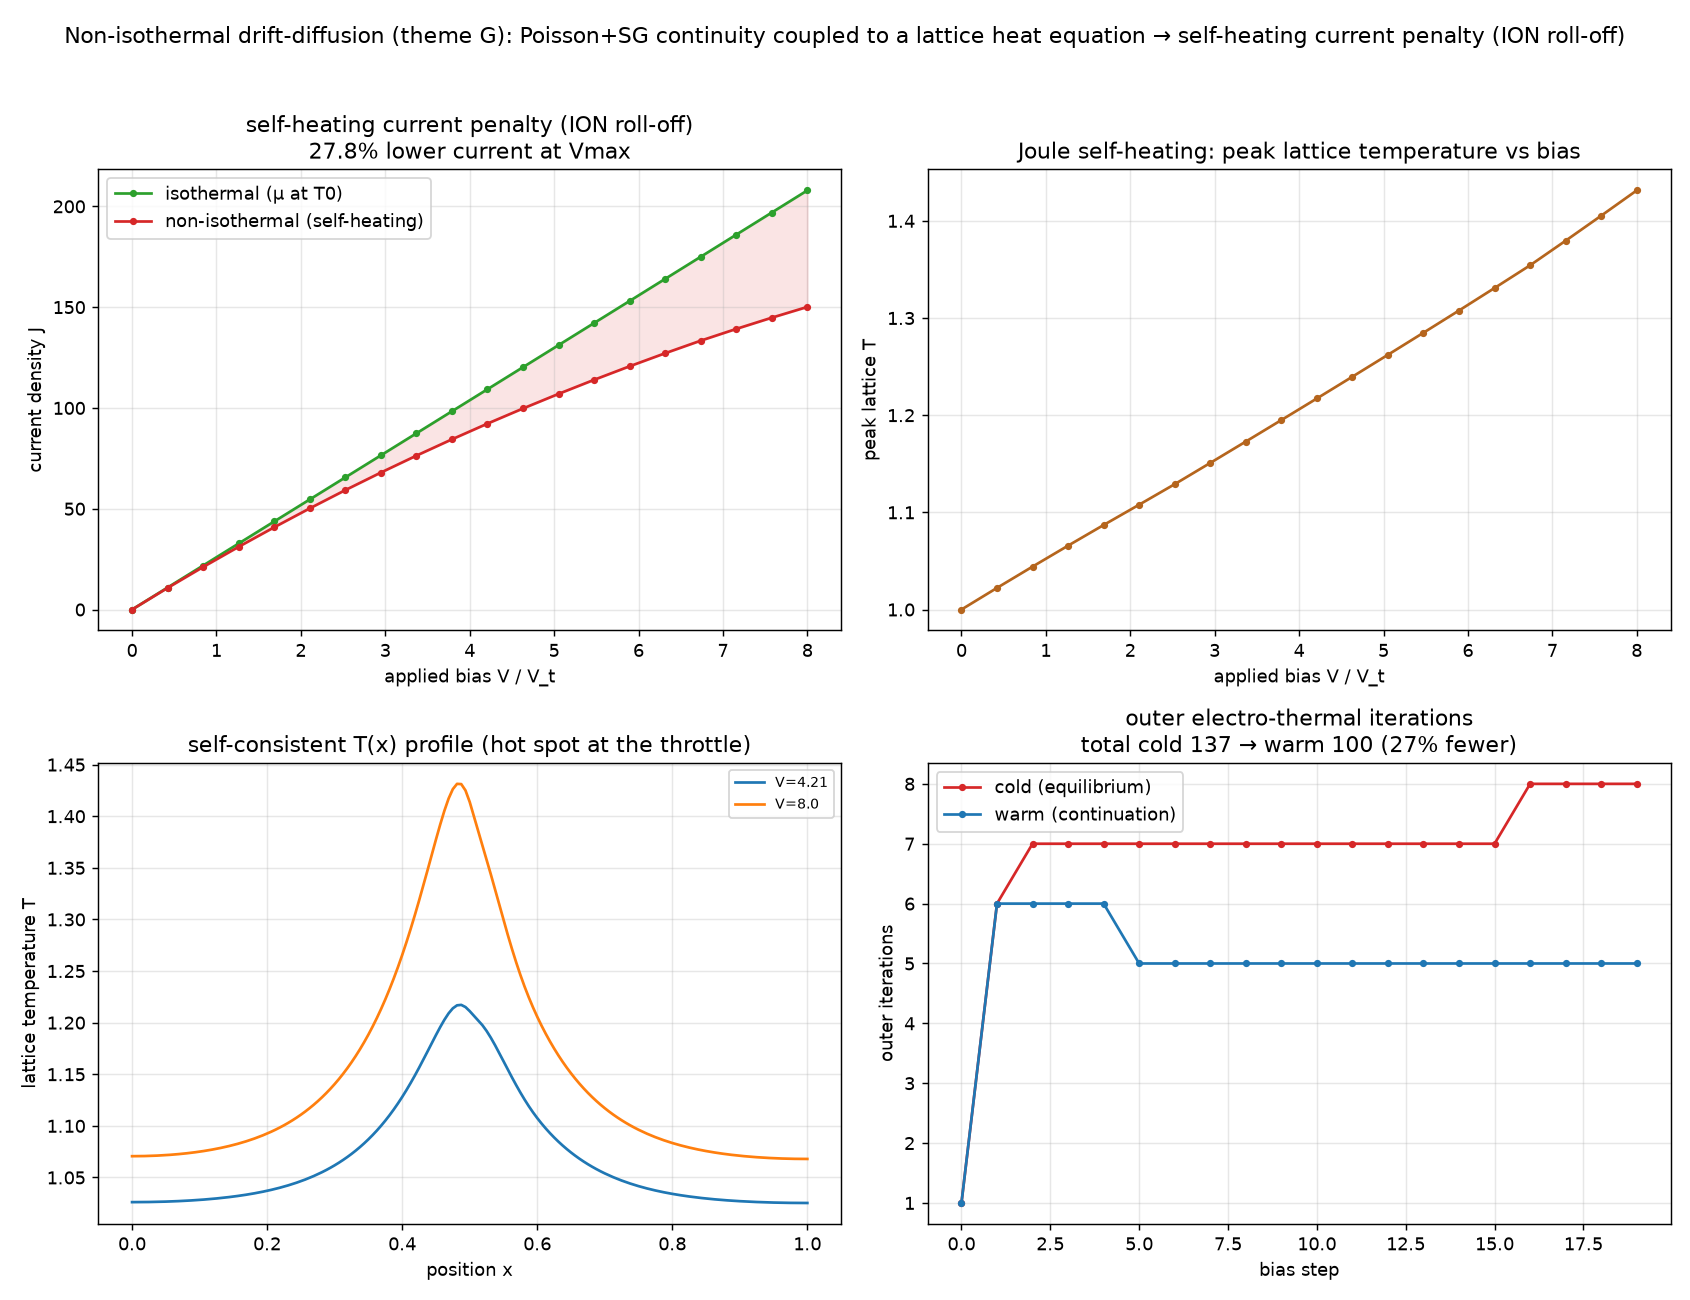

Generate this figure with Python:
"""dd_nonisothermal_1d.py — physics-deepening seed for research theme G: a
1-D NON-ISOTHERMAL drift-diffusion device, i.e. the real self-heating coupling
(Poisson + electron/hole continuity + a lattice heat equation), rather than the
reduced temperature-activated-Ohmic model of ⑯. This is the "grow the physics"
step flagged in RESEARCH_THEMES theme G and LITREVIEW_G_electrothermal.md §4.

Coupling (scaled, steady):
  * Electrical (van Roosbroeck): nonlinear Poisson for psi + Scharfetter-Gummel
    continuity for n and p, solved by a Gummel map (reuses the validated scheme of
    dd_full_1d.py). Reverse-biased n-i-n-like resistor so a real current flows and
    dissipates power.
  * Thermal: a lattice heat equation  -kappa T'' + h (T - T0) = Q(x),  with the
    Joule/recombination power density  Q = J . E  (E = -dpsi/dx the electric field),
    weak-form P1 FE, distributed substrate sink h, insulated ends.
  * Feedback: phonon-limited mobility  mu(T) = mu0 (T/T0)^(-alpha)  (alpha~1.5), so
    heating LOWERS mobility, RAISES resistance, and DEGRADES the current — the
    hallmark self-heating signature (ION roll-off) that a reduced or isothermal model
    misses. mu enters the SG edge currents per-edge (local T).

Self-consistency is an OUTER electro-thermal loop: solve DD at the current T(x) ->
power density -> solve heat -> update T -> repeat. Idea C: a bias continuation
warm-start (ramp the applied bias, reuse the previous psi/n/p/T) cuts outer
iterations; FEM/DD keeps accuracy.

What it shows:
  * a self-consistent lattice-temperature profile driven by Joule heating,
  * the SELF-HEATING current penalty: I(non-isothermal) < I(isothermal) at the same
    bias, growing with bias (ION degradation),
  * bias-continuation warm-start reducing outer electro-thermal iterations.

Honest scope: 1-D, scaled units, drift-diffusion (no hydrodynamic/energy-transport
or ballistic correction), constant thermal properties, mobility the only explicit
T-channel (band-gap narrowing etc. omitted). A seed for the 2-D non-isothermal DD.
No ML (pure physics/numerics).

Run:  python3 dd_nonisothermal_1d.py       (writes dd_nonisothermal_1d.png)
      python3 dd_nonisothermal_1d.py --help
"""
from __future__ import annotations

import argparse

import numpy as np
import scipy.sparse as sp
import scipy.sparse.linalg as spla

SEED = 20260725
LAMBDA2 = 2e-4          # scaled Debye length squared
C0 = 40.0               # scaled net doping magnitude
TAU = 1.0               # SRH lifetime (scaled)
XD, WD = 0.5, 0.05      # centre of a lightly-doped throttle region, width
# thermal / feedback
KAPPA = 5e-3            # lattice heat conduction (scaled)
HSINK = 0.5             # distributed substrate sink
T0 = 1.0                # ambient (scaled)
ALPHA = 1.5             # phonon-limited mobility exponent  mu ~ T^-alpha
BETA_Q = 5e-5           # Joule-power -> temperature coupling (scaled)
OMEGA = 0.6             # under-relaxation of the outer temperature update (stability)


def bern(x):
    x = np.asarray(x, dtype=float)
    out = np.ones_like(x)
    big = np.abs(x) > 1e-10
    out[big] = x[big] / np.expm1(x[big])
    return out


def doping(x):
    # n-i-n-like: high n doping at the contacts, a lightly-doped throttle in the
    # middle so a finite resistance dissipates power under bias (unipolar electrons).
    return C0 * (1.0 - 0.97 * np.exp(-((x - XD) / WD) ** 2))


def equilibrium(x):
    C = doping(x)
    psi = np.arcsinh(C / 2.0)
    return psi, np.exp(psi), np.exp(-psi)


def laplacian(N, h):
    e = np.ones(N)
    return sp.diags([e[1:], -2 * e, e[1:]], [-1, 0, 1], (N, N)) / h ** 2


def fe_heat_operator(N, h):
    """P1 stiffness K and lumped mass ml for -kappa T'' + h(T-T0) = Q (insulated ends)."""
    main = np.full(N, 2.0 / h); main[0] = main[-1] = 1.0 / h
    off = np.full(N - 1, -1.0 / h)
    K = sp.diags([off, main, off], [-1, 0, 1]).tocsc()
    ml = np.full(N, h); ml[0] = ml[-1] = h / 2
    return K, ml


def mobility(T):
    return (T / T0) ** (-ALPHA)                       # mu0 = 1 at T0


def gummel(V, x, h, psi0, n0, p0, muE, tol=1e-6, max_outer=200):
    """Gummel map with a per-edge mobility muE (length N-1) from the local lattice
    temperature. Returns (psi,n,p, outer_iters, field E, current density J(x))."""
    N = len(x)
    C = doping(x)
    L = laplacian(N, h)
    interior = np.arange(1, N - 1)
    psi_eq, n_eq, p_eq = equilibrium(x)
    psi = psi0.copy(); n = n0.copy(); p = p0.copy()
    psi[0] = psi_eq[0] + V; psi[-1] = psi_eq[-1]
    n[0] = n_eq[0]; n[-1] = n_eq[-1]; p[0] = p_eq[0]; p[-1] = p_eq[-1]

    def sg_matrix(psi, sign):
        """Vectorized tridiagonal Scharfetter-Gummel operator (mobility per edge)."""
        dpl = psi[1:] - psi[:-1]                      # (N-1,) edge potential drops
        Bp = bern(dpl) * muE; Bm = bern(-dpl) * muE   # mobility scales the edge current
        main = np.zeros(N); sup = np.zeros(N - 1); sub = np.zeros(N - 1)
        if sign > 0:                                  # electrons
            sup[:] = Bp / h                           # A[i, i+1]
            sub[:] = Bm / h                           # A[i+1, i]
            main[1:N - 1] = -(Bm[1:] + Bp[:-1]) / h   # A[i, i]
        else:                                         # holes
            sup[:] = -Bm / h
            sub[:] = Bp / h
            main[1:N - 1] = (Bp[1:] + Bm[:-1]) / h
        return sp.diags([sub, main, sup], [-1, 0, 1], (N, N)).tocsr()

    outer = 0
    for outer in range(1, max_outer + 1):
        psi_k = psi.copy(); nk = n.copy(); pk = p.copy()
        for _ in range(30):
            nn = nk * np.exp(psi - psi_k)
            pp = pk * np.exp(-(psi - psi_k))
            F = -LAMBDA2 * (L @ psi) - (pp - nn + C)
            Jm = (-LAMBDA2 * L + sp.diags(nn + pp)).tocsr()
            d = np.zeros(N)
            d[interior] = spla.spsolve(Jm[interior][:, interior].tocsc(), -F[interior])
            psi = psi + d
            if np.max(np.abs(d[interior])) < 1e-10:
                break
        n = nk * np.exp(psi - psi_k); p = pk * np.exp(-(psi - psi_k))
        n[0] = n_eq[0]; n[-1] = n_eq[-1]; p[0] = p_eq[0]; p[-1] = p_eq[-1]

        R = (n * p - 1.0) / (TAU * (n + p + 2.0))
        An = sg_matrix(psi, +1); Ap = sg_matrix(psi, -1)
        bn = h * R.copy(); bp = h * R.copy()
        n_new = n.copy(); p_new = p.copy()
        bn[interior] -= An[interior][:, [0, -1]] @ np.array([n_eq[0], n_eq[-1]])
        bp[interior] -= Ap[interior][:, [0, -1]] @ np.array([p_eq[0], p_eq[-1]])
        n_new[interior] = spla.spsolve(An[interior][:, interior].tocsc(), bn[interior])
        p_new[interior] = spla.spsolve(Ap[interior][:, interior].tocsc(), bp[interior])
        n_new = np.clip(n_new, 1e-30, None); p_new = np.clip(p_new, 1e-30, None)

        dmax = np.max(np.abs(psi - psi_k))
        n, p = n_new, p_new
        if dmax < tol:
            break

    dpl = psi[1:] - psi[:-1]
    Jn = (bern(dpl) * n[1:] - bern(-dpl) * n[:-1]) / h * muE
    Jp = (bern(-dpl) * p[1:] - bern(dpl) * p[:-1]) / h * muE
    Jedge = Jn + Jp                                   # (N-1,) edge current density
    E_edge = -(psi[1:] - psi[:-1]) / h                # electric field per edge
    return psi, n, p, outer, E_edge, Jedge


def electro_thermal(V, x, h, Kk, ml, psi_i, n_i, p_i, T_i, tol=2e-4, max_it=60):
    """Outer self-consistent electro-thermal loop at applied bias V."""
    N = len(x)
    psi, n, p, T = psi_i.copy(), n_i.copy(), p_i.copy(), T_i.copy()
    Hm = sp.diags(HSINK * ml)
    Asys = (Kk + Hm).tocsc()
    it = 0
    for it in range(1, max_it + 1):
        muE = mobility(0.5 * (T[1:] + T[:-1]))        # edge mobility from local T
        psi, n, p, _, E_edge, Jedge = gummel(V, x, h, psi, n, p, muE)
        # nodal Joule power density Q = J.E (edge -> node average), scaled by BETA_Q
        q_edge = np.abs(Jedge * E_edge)
        q_node = np.zeros(N)
        q_node[1:-1] = 0.5 * (q_edge[1:] + q_edge[:-1])
        q_node[0] = q_edge[0]; q_node[-1] = q_edge[-1]
        rhs = ml * (BETA_Q * q_node) + HSINK * ml * T0
        T_solve = spla.spsolve(Asys, rhs)
        T_new = T + OMEGA * (T_solve - T)             # under-relax for a stable loop
        dT = np.max(np.abs(T_new - T))
        T = T_new
        if dT < tol:
            break
    Jmid = float(np.mean(Jedge))
    return psi, n, p, T, it, Jmid


def isothermal_current(V, x, h):
    """Same device solved WITHOUT self-heating (mu at T0) — the reference I(V)."""
    N = len(x)
    muE = np.ones(N - 1)
    psi_eq, n_eq, p_eq = equilibrium(x)
    _, _, _, _, _, Jedge = gummel(V, x, h, psi_eq, n_eq, p_eq, muE)
    return float(np.mean(Jedge))


def main():
    ap = argparse.ArgumentParser(description=__doc__,
                                 formatter_class=argparse.RawDescriptionHelpFormatter)
    ap.add_argument("--N", type=int, default=161, help="grid nodes")
    ap.add_argument("--vmax", type=float, default=8.0, help="max bias (units of Vt)")
    ap.add_argument("--nbias", type=int, default=20, help="bias steps")
    ap.add_argument("--out", type=str, default="dd_nonisothermal_1d.png")
    args = ap.parse_args()

    x = np.linspace(0, 1, args.N); h = x[1] - x[0]
    Kf, ml = fe_heat_operator(args.N, h)
    Kk = (KAPPA * Kf).tocsc()
    psi_eq, n_eq, p_eq = equilibrium(x)

    # equilibrium check: V=0 -> ~0 current, ~ambient temperature
    p0, n0, pp0, T00, _, J0 = electro_thermal(0.0, x, h, Kk, ml, psi_eq, n_eq, p_eq,
                                              np.full(args.N, T0))
    print(f"[validate] V=0: current J={J0:.2e} (~0), max T rise={T00.max()-T0:.1e} (~0)")

    biases = np.linspace(0.0, args.vmax, args.nbias)
    I_iso, I_niso, Tmax, warm_it, cold_it = [], [], [], [], []
    Tprof = {}

    # warm continuation (ramp bias, reuse previous state)
    psw, nw, pw, Tw = psi_eq.copy(), n_eq.copy(), p_eq.copy(), np.full(args.N, T0)
    for k, V in enumerate(biases):
        psw, nw, pw, Tw, it, J = electro_thermal(V, x, h, Kk, ml, psw, nw, pw, Tw)
        warm_it.append(it); I_niso.append(J); Tmax.append(Tw.max())
        I_iso.append(isothermal_current(V, x, h))
        if k in (len(biases) // 2, len(biases) - 1):
            Tprof[round(float(V), 2)] = Tw.copy()

    # cold (each bias from ambient/equilibrium)
    for V in biases:
        _, _, _, _, it, _ = electro_thermal(V, x, h, Kk, ml, psi_eq, n_eq, p_eq,
                                            np.full(args.N, T0))
        cold_it.append(it)

    I_iso = np.array(I_iso); I_niso = np.array(I_niso)
    penalty = 100.0 * (1.0 - I_niso[-1] / max(I_iso[-1], 1e-30))
    tc, tw = int(sum(cold_it)), int(sum(warm_it))
    print(f"\nnon-isothermal drift-diffusion: {args.N} nodes, {args.nbias} bias steps")
    print(f"  self-heating current penalty at Vmax: {penalty:.1f}% "
          f"(I_niso {I_niso[-1]:.3e} < I_iso {I_iso[-1]:.3e})")
    print(f"  max lattice temperature rise: {Tmax[-1]-T0:.3f} (x T0={T0})")
    print(f"  outer electro-thermal iters  cold {tc}  warm {tw}  "
          f"({100*(tc-tw)/max(tc,1):.0f}% fewer via bias-continuation warm-start)")

    _plot(args.out, x, biases, I_iso, I_niso, np.array(Tmax), Tprof, cold_it, warm_it,
          penalty, tc, tw, T0)
    print(f"wrote {args.out}")


def _plot(out, x, biases, I_iso, I_niso, Tmax, Tprof, cold_it, warm_it,
          penalty, tc, tw, T0):
    import matplotlib
    matplotlib.use("Agg")
    import matplotlib.pyplot as plt
    fig, ax = plt.subplots(2, 2, figsize=(13, 10))

    ax[0, 0].plot(biases, I_iso, "-o", ms=3, color="#2ca02c", label="isothermal (μ at T0)")
    ax[0, 0].plot(biases, I_niso, "-o", ms=3, color="#d62728", label="non-isothermal (self-heating)")
    ax[0, 0].fill_between(biases, I_niso, I_iso, color="#d62728", alpha=0.12)
    ax[0, 0].set_xlabel("applied bias V / V_t"); ax[0, 0].set_ylabel("current density J")
    ax[0, 0].set_title(f"self-heating current penalty (ION roll-off)\n"
                       f"{penalty:.1f}% lower current at Vmax")
    ax[0, 0].legend(); ax[0, 0].grid(True, alpha=0.3)

    ax[0, 1].plot(biases, Tmax, "-o", ms=3, color="#b5651d")
    ax[0, 1].set_xlabel("applied bias V / V_t"); ax[0, 1].set_ylabel("peak lattice T")
    ax[0, 1].set_title("Joule self-heating: peak lattice temperature vs bias")
    ax[0, 1].grid(True, alpha=0.3)

    for V, T in sorted(Tprof.items()):
        ax[1, 0].plot(x, T, label=f"V={V}")
    ax[1, 0].set_xlabel("position x"); ax[1, 0].set_ylabel("lattice temperature T")
    ax[1, 0].set_title("self-consistent T(x) profile (hot spot at the throttle)")
    ax[1, 0].legend(fontsize=8); ax[1, 0].grid(True, alpha=0.3)

    xs = np.arange(len(cold_it))
    ax[1, 1].plot(xs, cold_it, "-o", ms=3, color="#d62728", label="cold (equilibrium)")
    ax[1, 1].plot(xs, warm_it, "-o", ms=3, color="#1f77b4", label="warm (continuation)")
    ax[1, 1].set_title(f"outer electro-thermal iterations\ntotal cold {tc} → warm {tw} "
                       f"({100*(tc-tw)/max(tc,1):.0f}% fewer)")
    ax[1, 1].set_xlabel("bias step"); ax[1, 1].set_ylabel("outer iterations")
    ax[1, 1].legend(); ax[1, 1].grid(True, alpha=0.3)

    fig.suptitle("Non-isothermal drift-diffusion (theme G): Poisson+SG continuity coupled "
                 "to a lattice heat equation → self-heating current penalty (ION roll-off)",
                 fontsize=12)
    fig.tight_layout(rect=[0, 0, 1, 0.96])
    fig.savefig(out, dpi=130)


if __name__ == "__main__":
    main()
